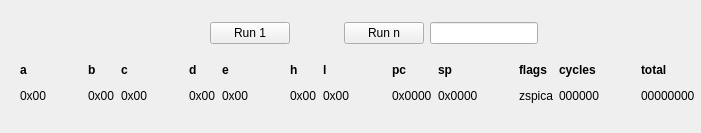
<?xml version="1.0" encoding="UTF-8"?>
<ui version="4.0">
 <class>DebugWindow</class>
 <widget class="QWidget" name="DebugWindow">
  <property name="geometry">
   <rect>
    <x>0</x>
    <y>0</y>
    <width>701</width>
    <height>133</height>
   </rect>
  </property>
  <property name="minimumSize">
   <size>
    <width>701</width>
    <height>133</height>
   </size>
  </property>
  <property name="maximumSize">
   <size>
    <width>701</width>
    <height>133</height>
   </size>
  </property>
  <property name="windowTitle">
   <string>Form</string>
  </property>
  <widget class="QWidget" name="">
   <property name="geometry">
    <rect>
     <x>210</x>
     <y>20</y>
     <width>328</width>
     <height>27</height>
    </rect>
   </property>
   <layout class="QHBoxLayout" name="horizontalLayout">
    <item>
     <widget class="QPushButton" name="pushButton">
      <property name="text">
       <string>Run 1</string>
      </property>
     </widget>
    </item>
    <item>
     <spacer name="horizontalSpacer">
      <property name="orientation">
       <enum>Qt::Horizontal</enum>
      </property>
      <property name="sizeHint" stdset="0">
       <size>
        <width>40</width>
        <height>20</height>
       </size>
      </property>
     </spacer>
    </item>
    <item>
     <widget class="QPushButton" name="pushButton_2">
      <property name="text">
       <string>Run n</string>
      </property>
     </widget>
    </item>
    <item>
     <widget class="QLineEdit" name="lineEdit"/>
    </item>
   </layout>
  </widget>
  <widget class="QWidget" name="">
   <property name="geometry">
    <rect>
     <x>20</x>
     <y>60</y>
     <width>675</width>
     <height>46</height>
    </rect>
   </property>
   <layout class="QHBoxLayout" name="horizontalLayout_5">
    <item>
     <layout class="QVBoxLayout" name="verticalLayout">
      <item>
       <widget class="QLabel" name="label_a">
        <property name="text">
         <string>&lt;b&gt;a&lt;/b&gt;</string>
        </property>
       </widget>
      </item>
      <item>
       <widget class="QLabel" name="label_aI">
        <property name="text">
         <string>0x00</string>
        </property>
       </widget>
      </item>
     </layout>
    </item>
    <item>
     <spacer name="horizontalSpacer_2">
      <property name="orientation">
       <enum>Qt::Horizontal</enum>
      </property>
      <property name="sizeHint" stdset="0">
       <size>
        <width>18</width>
        <height>20</height>
       </size>
      </property>
     </spacer>
    </item>
    <item>
     <layout class="QHBoxLayout" name="horizontalLayout_2">
      <item>
       <layout class="QVBoxLayout" name="verticalLayout_2">
        <item>
         <widget class="QLabel" name="label_b">
          <property name="text">
           <string>&lt;html&gt;&lt;head/&gt;&lt;body&gt;&lt;p&gt;&lt;span style=&quot; font-weight:600;&quot;&gt;b&lt;/span&gt;&lt;/p&gt;&lt;/body&gt;&lt;/html&gt;</string>
          </property>
         </widget>
        </item>
        <item>
         <widget class="QLabel" name="label_bI">
          <property name="text">
           <string>0x00</string>
          </property>
         </widget>
        </item>
       </layout>
      </item>
      <item>
       <layout class="QVBoxLayout" name="verticalLayout_3">
        <item>
         <widget class="QLabel" name="label_c">
          <property name="text">
           <string>&lt;html&gt;&lt;head/&gt;&lt;body&gt;&lt;p&gt;&lt;span style=&quot; font-weight:600;&quot;&gt;c&lt;/span&gt;&lt;/p&gt;&lt;/body&gt;&lt;/html&gt;</string>
          </property>
         </widget>
        </item>
        <item>
         <widget class="QLabel" name="label_cI">
          <property name="text">
           <string>0x00</string>
          </property>
         </widget>
        </item>
       </layout>
      </item>
     </layout>
    </item>
    <item>
     <spacer name="horizontalSpacer_3">
      <property name="orientation">
       <enum>Qt::Horizontal</enum>
      </property>
      <property name="sizeHint" stdset="0">
       <size>
        <width>18</width>
        <height>20</height>
       </size>
      </property>
     </spacer>
    </item>
    <item>
     <layout class="QHBoxLayout" name="horizontalLayout_3">
      <item>
       <layout class="QVBoxLayout" name="verticalLayout_4">
        <item>
         <widget class="QLabel" name="label_d">
          <property name="text">
           <string>&lt;html&gt;&lt;head/&gt;&lt;body&gt;&lt;p&gt;&lt;span style=&quot; font-weight:600;&quot;&gt;d&lt;/span&gt;&lt;/p&gt;&lt;/body&gt;&lt;/html&gt;</string>
          </property>
         </widget>
        </item>
        <item>
         <widget class="QLabel" name="label_dI">
          <property name="text">
           <string>0x00</string>
          </property>
         </widget>
        </item>
       </layout>
      </item>
      <item>
       <layout class="QVBoxLayout" name="verticalLayout_5">
        <item>
         <widget class="QLabel" name="label_e">
          <property name="text">
           <string>&lt;html&gt;&lt;head/&gt;&lt;body&gt;&lt;p&gt;&lt;span style=&quot; font-weight:600;&quot;&gt;e&lt;/span&gt;&lt;/p&gt;&lt;/body&gt;&lt;/html&gt;</string>
          </property>
         </widget>
        </item>
        <item>
         <widget class="QLabel" name="label_eI">
          <property name="text">
           <string>0x00</string>
          </property>
         </widget>
        </item>
       </layout>
      </item>
     </layout>
    </item>
    <item>
     <spacer name="horizontalSpacer_4">
      <property name="orientation">
       <enum>Qt::Horizontal</enum>
      </property>
      <property name="sizeHint" stdset="0">
       <size>
        <width>18</width>
        <height>20</height>
       </size>
      </property>
     </spacer>
    </item>
    <item>
     <layout class="QHBoxLayout" name="horizontalLayout_4">
      <item>
       <layout class="QVBoxLayout" name="verticalLayout_6">
        <item>
         <widget class="QLabel" name="label_h">
          <property name="text">
           <string>&lt;html&gt;&lt;head/&gt;&lt;body&gt;&lt;p&gt;&lt;span style=&quot; font-weight:600;&quot;&gt;h&lt;/span&gt;&lt;/p&gt;&lt;/body&gt;&lt;/html&gt;</string>
          </property>
         </widget>
        </item>
        <item>
         <widget class="QLabel" name="label_hI">
          <property name="text">
           <string>0x00</string>
          </property>
         </widget>
        </item>
       </layout>
      </item>
      <item>
       <layout class="QVBoxLayout" name="verticalLayout_7">
        <item>
         <widget class="QLabel" name="label_l">
          <property name="text">
           <string>&lt;html&gt;&lt;head/&gt;&lt;body&gt;&lt;p&gt;&lt;span style=&quot; font-weight:600;&quot;&gt;l&lt;/span&gt;&lt;/p&gt;&lt;/body&gt;&lt;/html&gt;</string>
          </property>
         </widget>
        </item>
        <item>
         <widget class="QLabel" name="label_lI">
          <property name="text">
           <string>0x00</string>
          </property>
         </widget>
        </item>
       </layout>
      </item>
     </layout>
    </item>
    <item>
     <spacer name="horizontalSpacer_5">
      <property name="orientation">
       <enum>Qt::Horizontal</enum>
      </property>
      <property name="sizeHint" stdset="0">
       <size>
        <width>28</width>
        <height>20</height>
       </size>
      </property>
     </spacer>
    </item>
    <item>
     <layout class="QVBoxLayout" name="verticalLayout_8">
      <item>
       <widget class="QLabel" name="label_pc">
        <property name="text">
         <string>&lt;html&gt;&lt;head/&gt;&lt;body&gt;&lt;p&gt;&lt;span style=&quot; font-weight:600;&quot;&gt;pc&lt;/span&gt;&lt;/p&gt;&lt;/body&gt;&lt;/html&gt;</string>
        </property>
       </widget>
      </item>
      <item>
       <widget class="QLabel" name="label_pcI">
        <property name="text">
         <string>0x0000</string>
        </property>
       </widget>
      </item>
     </layout>
    </item>
    <item>
     <layout class="QVBoxLayout" name="verticalLayout_9">
      <item>
       <widget class="QLabel" name="label_sp">
        <property name="text">
         <string>&lt;html&gt;&lt;head/&gt;&lt;body&gt;&lt;p&gt;&lt;span style=&quot; font-weight:600;&quot;&gt;sp&lt;/span&gt;&lt;/p&gt;&lt;/body&gt;&lt;/html&gt;</string>
        </property>
       </widget>
      </item>
      <item>
       <widget class="QLabel" name="label_spI">
        <property name="text">
         <string>0x0000</string>
        </property>
       </widget>
      </item>
     </layout>
    </item>
    <item>
     <spacer name="horizontalSpacer_6">
      <property name="orientation">
       <enum>Qt::Horizontal</enum>
      </property>
      <property name="sizeHint" stdset="0">
       <size>
        <width>28</width>
        <height>20</height>
       </size>
      </property>
     </spacer>
    </item>
    <item>
     <layout class="QVBoxLayout" name="verticalLayout_10">
      <item>
       <widget class="QLabel" name="label_flags">
        <property name="text">
         <string>&lt;html&gt;&lt;head/&gt;&lt;body&gt;&lt;p&gt;&lt;span style=&quot; font-weight:600;&quot;&gt;flags&lt;/span&gt;&lt;/p&gt;&lt;/body&gt;&lt;/html&gt;</string>
        </property>
       </widget>
      </item>
      <item>
       <widget class="QLabel" name="label_flagsI">
        <property name="text">
         <string>zspica</string>
        </property>
       </widget>
      </item>
     </layout>
    </item>
    <item>
     <layout class="QVBoxLayout" name="verticalLayout_11">
      <item>
       <widget class="QLabel" name="label_cycles">
        <property name="text">
         <string>&lt;html&gt;&lt;head/&gt;&lt;body&gt;&lt;p&gt;&lt;span style=&quot; font-weight:600;&quot;&gt;cycles&lt;/span&gt;&lt;/p&gt;&lt;/body&gt;&lt;/html&gt;</string>
        </property>
       </widget>
      </item>
      <item>
       <widget class="QLabel" name="label_cyclesI">
        <property name="text">
         <string>000000</string>
        </property>
       </widget>
      </item>
     </layout>
    </item>
    <item>
     <spacer name="horizontalSpacer_7">
      <property name="orientation">
       <enum>Qt::Horizontal</enum>
      </property>
      <property name="sizeHint" stdset="0">
       <size>
        <width>28</width>
        <height>20</height>
       </size>
      </property>
     </spacer>
    </item>
    <item>
     <layout class="QVBoxLayout" name="verticalLayout_12">
      <item>
       <widget class="QLabel" name="label_total">
        <property name="text">
         <string>&lt;b&gt;total&lt;/b&gt;</string>
        </property>
       </widget>
      </item>
      <item>
       <widget class="QLabel" name="label_totalI">
        <property name="text">
         <string>00000000</string>
        </property>
       </widget>
      </item>
     </layout>
    </item>
   </layout>
  </widget>
 </widget>
 <resources/>
 <connections/>
</ui>
